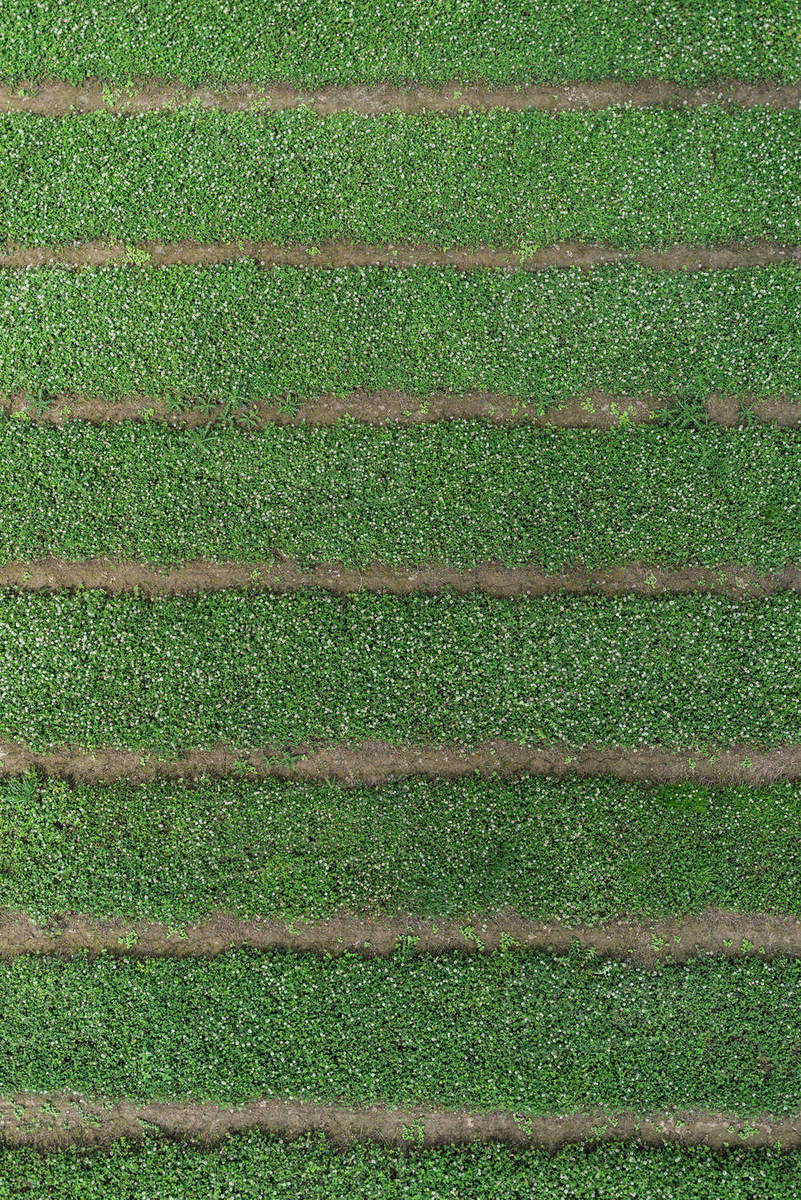
#> input picture D9_37_242_1200.jpg, 801 x 1200 px, found by its file name
$ jupyter execute test1.ipynb
#> lines starting #> are read from the running program, lines starting #| are printed output that depends on the picture; after the words box and inside, x2 and y2 are one past the last pixel; in counts of white or black regions, pixels touching at a corner belong together; long printed decimals are rounded
# Green Pixel Segmentation

[cell 1]
import cv2
import numpy as np
import math
import matplotlib.pyplot as plt
image = cv2.imread(filename="/home/inari/Documents/FurrowLineDetector/D9_37_242_1200.jpg")
#> image is the input picture: shape (1200, 801, 3); mean B, G, R 68.8, 116, 87.5

[cell 2]
hsv=cv2.cvtColor(src=image,code=cv2.COLOR_BGR2HSV)
#> hsv: shape (1200, 801, 3); mean H, S, V 46.7, 116.2, 117.2
hsv_lower=(45,0,0)
hsv_higher=(86,255,255)
mask=cv2.inRange(hsv, hsv_lower, hsv_higher)
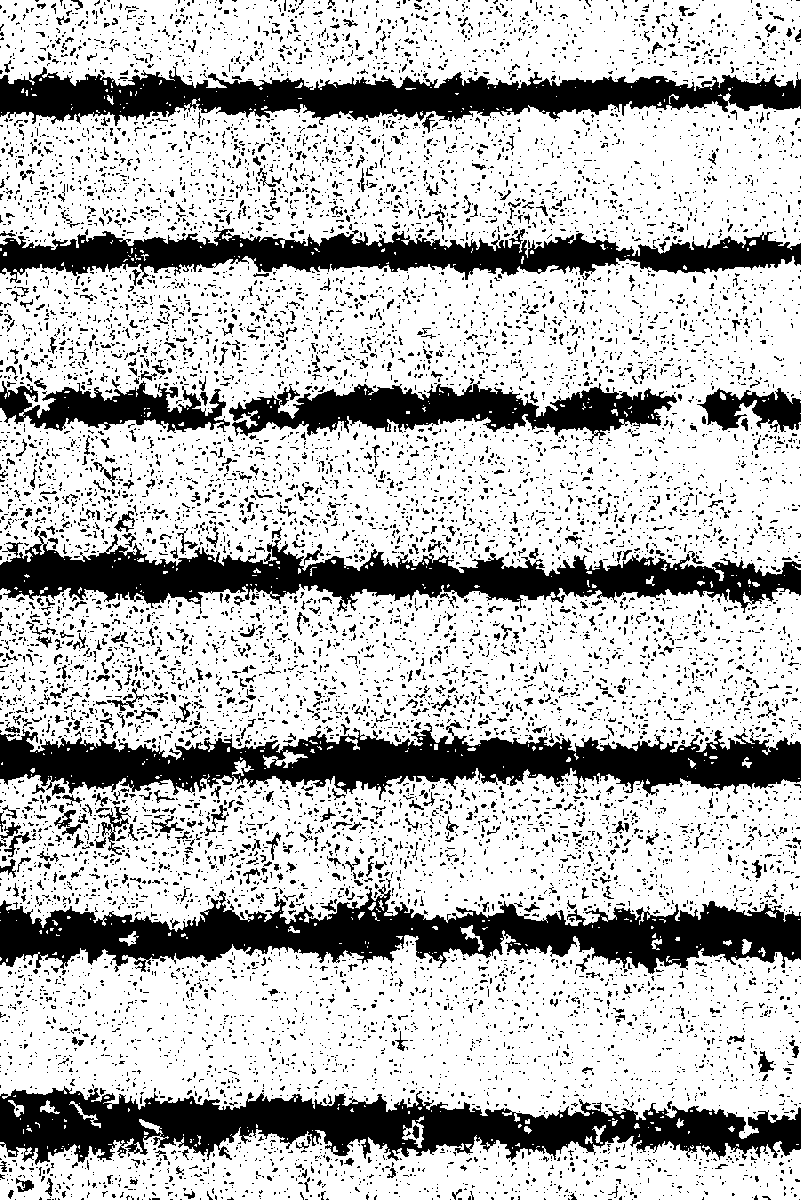
#> mask: shape (1200, 801); 72.4% white; 10804 black regions (10113 under 20 px), largest, box (x1, y1, x2, y2) and area: (0, 884, 801, 974) 32816, (0, 1086, 801, 1165) 31979, (0, 720, 801, 800) 30817
kernel = np.ones((5,5),np.float32)/25
dst = cv2.filter2D(mask,-1,kernel)

mask =cv2.erode(mask,kernel,iterations=1)
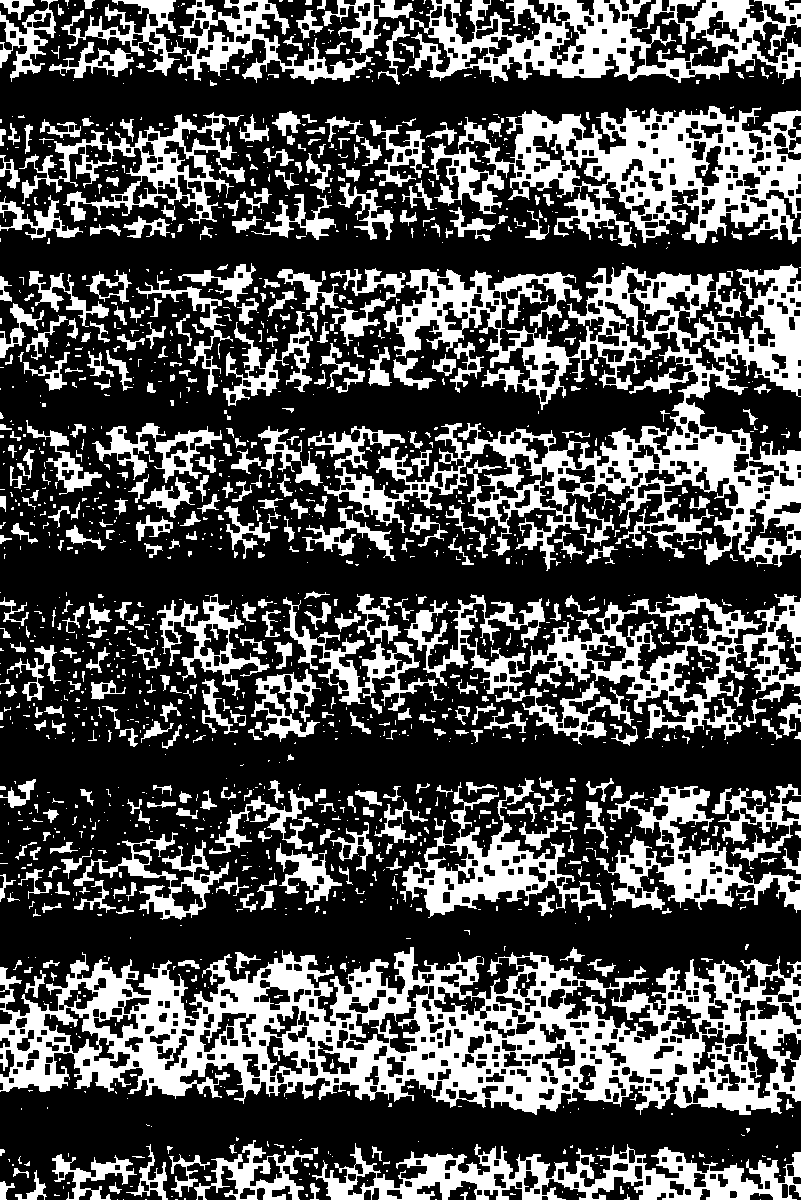
#> mask: shape (1200, 801); 31.3% white; 1597 white regions (1123 under 20 px), largest, box (x1, y1, x2, y2) and area: (0, 947, 801, 1115) 61741, (308, 264, 801, 571) 45970, (429, 106, 801, 248) 23219
mask =cv2.dilate(mask,kernel)
#> mask: shape (1200, 801); 61.7% white; 3337 black regions (2691 under 20 px), largest, box (x1, y1, x2, y2) and area: (0, 306, 801, 997) 184337, (0, 1079, 801, 1200) 42244, (0, 53, 801, 168) 31996

plt.imshow(mask)
plt.show()

[cell 3]
dst = cv2.Canny(mask, 50, 200, None, 3)
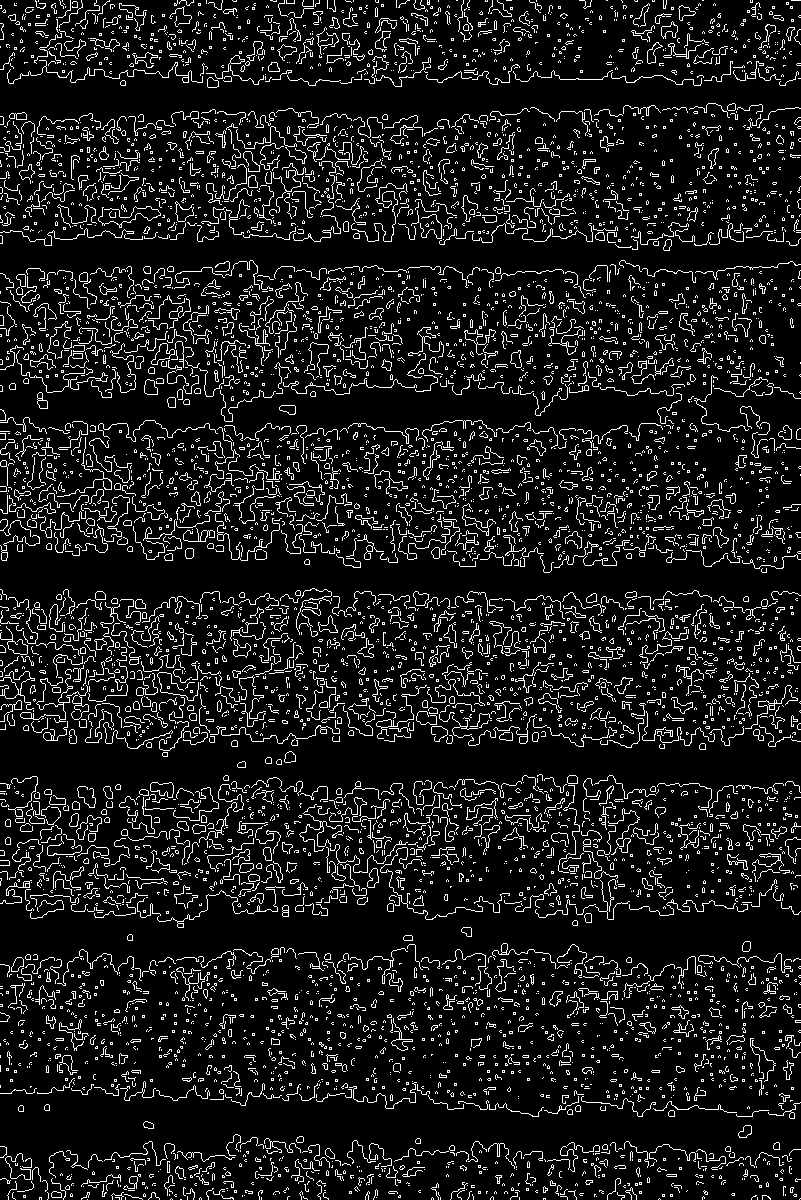
#> dst: shape (1200, 801); 10.1% white in thin lines or dots
lines = cv2.HoughLines(dst, 1, np.pi / 180, 200, None, 0, 0)
#> lines = 14 rows, first 8: [183, 0], [59, 2.36], [86, 2.36], [87, 0], [103, 2.36], [231, 0], [271, 0], [689, 0.785]
h,w = dst.shape
#> h = 1200; w = 801
print(lines)
#| [[[183.          0.       ]]
#|  [[ 59.          2.356]]
#|  [[ 86.          2.356]]
#|  [[ 87.          0.       ]]
#|  [[103.          2.356]]
#|  [[231.          0.       ]]
#|  [[271.          0.       ]]
#|  [[689.          0.7854]]
#|  [[695.          0.       ]]
#|  [[105.          2.356]]
#|  [[ 39.          0.       ]]
#|  [[607.          0.       ]]
#> (further printed lines are left out)
if lines is not None:
    for i in range(0, len(lines)):
        rho = lines[i][0][0]
        theta = lines[i][0][1]
        a = math.cos(theta)
        b = math.sin(theta)
        x0 = a * rho
        y0 = b * rho
        pt1 = (int(x0 + 200*(-b)), int(y0 + 200*(a)))
        pt2 = (int(x0 - 200*(-b)), int(y0 - 200*(a)))
        cv2.line(image, pt1, pt2, (0,255,255), 5, cv2.LINE_AA)
#> this loop made 14 passes
#> (rho, theta, a, b, x0, y0, pt1, pt2) on passes 1 to 10: (183, 0, 1, 0, 183, 0, (183, 200), (183, -200)), (59, 2.36, -0.707, 0.707, -41.72, 41.72, (-183, -99), (99, 183)), (86, 2.36, -0.707, 0.707, -60.81, 60.81, (-202, -80), (80, 202)), (87, 0, 1, 0, 87, 0, (87, 200), (87, -200)), (103, 2.36, -0.707, 0.707, -72.83, 72.83, (-214, -68), (68, 214)), (231, 0, 1, 0, 231, 0, (231, 200), (231, -200)), (271, 0, 1, 0, 271, 0, (271, 200), (271, -200)), (689, 0.785, 0.707, 0.707, 487.2, 487.2, (345, 628), (628, 345)), (695, 0, 1, 0, 695, 0, (695, 200), (695, -200)), (105, 2.36, -0.707, 0.707, -74.25, 74.25, (-215, -67), (67, 215))
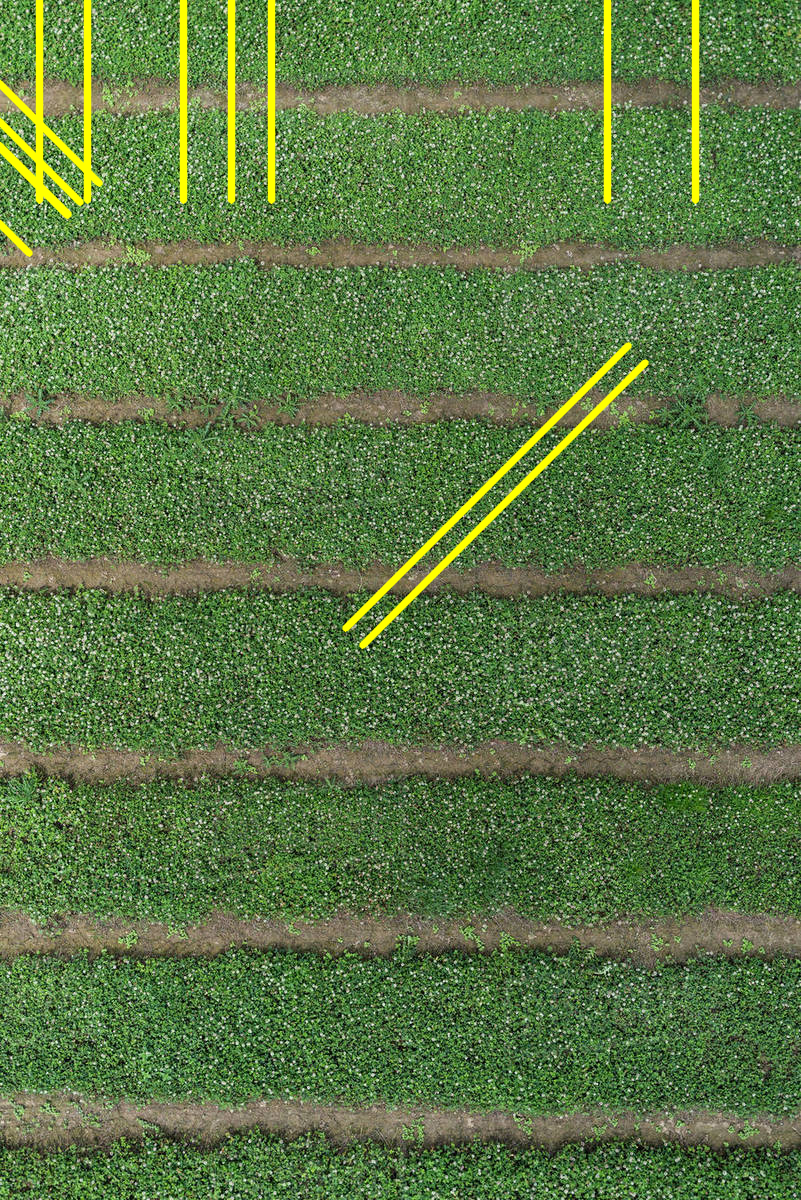
#> image: shape (1200, 801, 3); 2.29% of pixels changed, all inside (x1, y1, x2, y2) = (0, 0, 700, 650)

$ run again, with potatoes-2356076_640.jpg copied over D9_37_242_1200.jpg
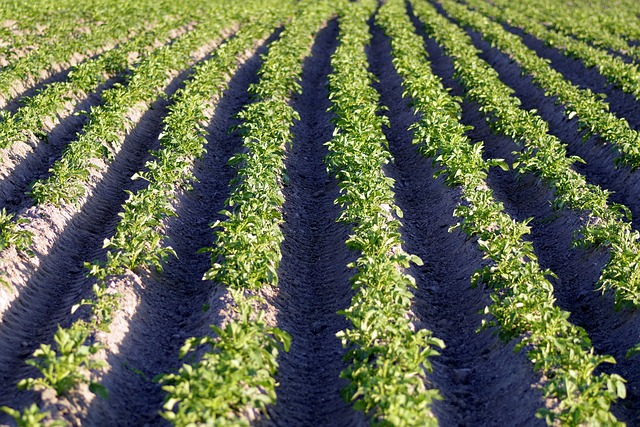
#> input picture potatoes-2356076_640.jpg, 640 x 427 px, found by its file name
#> image is the input picture: shape (427, 640, 3); mean B, G, R 79.8, 106.1, 97.2
#> hsv: shape (427, 640, 3); mean H, S, V 70, 124, 118.6
#> `mask=cv2.inRange(hsv, hsv_lower, hsv_higher)`:
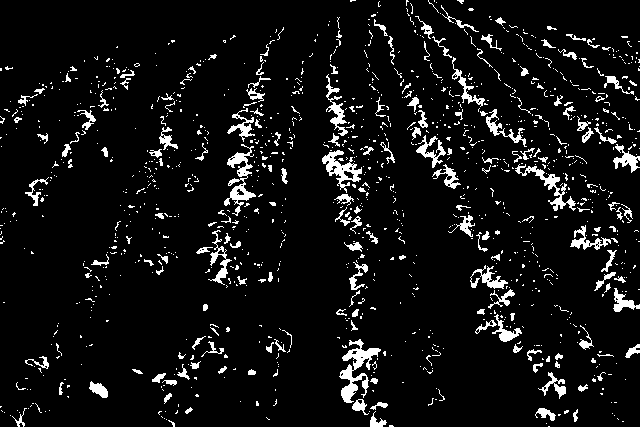
#> mask: shape (427, 640); 7.2% white; 1236 white regions (1056 under 20 px), largest, box (x1, y1, x2, y2) and area: (339, 339, 381, 403) 958, (224, 144, 256, 216) 735, (322, 150, 362, 193) 623
#> `dst = cv2.Canny(mask, 50, 200, None, 3)`:
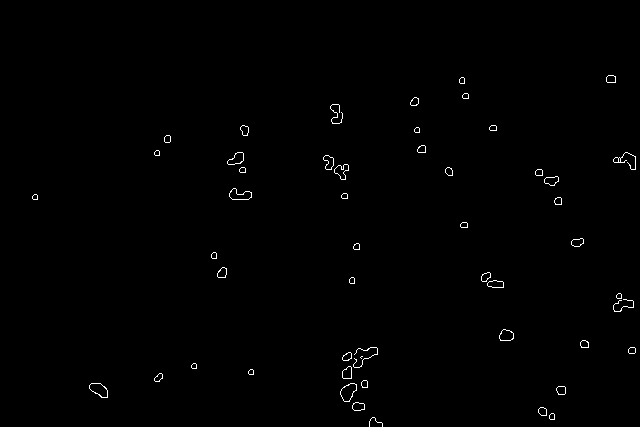
#> dst: shape (427, 640); 0.56% white in thin lines or dots, all inside (x1, y1, x2, y2) = (32, 75, 636, 427)
#> lines = None
#| None
